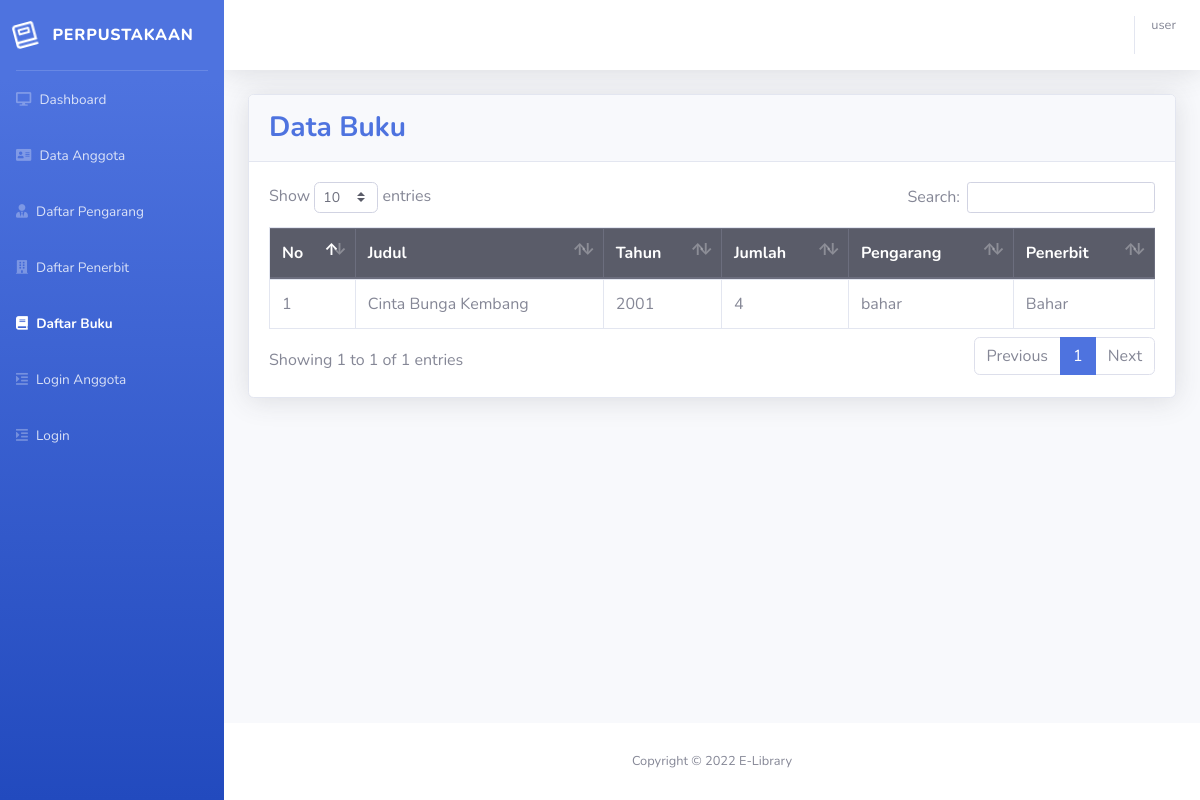
The app's page /buku.php with its own data.
### tables this page shows
CREATE TABLE `buku` (
  `id` int(11) NOT NULL,
  `kdbuku` varchar(15) NOT NULL,
  `judul` varchar(100) NOT NULL,
  `tahun` varchar(4) NOT NULL,
  `jumlah` int(5) NOT NULL,
  `idpeng` int(11) NOT NULL,
  `idpen` int(11) NOT NULL
);

CREATE TABLE `pengarang` (
  `idpeng` int(11) NOT NULL,
  `nm_pengarang` varchar(40) NOT NULL
);

CREATE TABLE `penerbit` (
  `idpen` int(11) NOT NULL,
  `penerbit` varchar(40) NOT NULL,
  `alamat` varchar(40) NOT NULL
);

### buku.php (the view, shortened to what this page needs)
<?php
include 'header.php';
?>
<div class="container-fluid">
  <div class="card shadow mb-4">
    <div class="card-header py-3">
      <h3 class="m-0 font-weight-bold text-primary">
        Data Buku
      </h3>
    </div>
    <div class="card-body">
      <div class="table-responsive">
        <table class="table table-bordered" id="dataTable" width="100%" cellspacing="0">
        <thead class="thead-dark">
            <tr>
              <th>No</th>
              <th>Judul</th>
              <th>Tahun</th>
              <th>Jumlah</th>
              <th>Pengarang</th>
              <th>Penerbit</th>
            </tr>
          </thead>
          <tbody>
            <?php $no = 1;
            $row = mysqli_query($conn,"SELECT * FROM buku a, pengarang b, penerbit c WHERE a.idpeng=b.idpeng AND a.idpen=c.idpen");
            while ($data = mysqli_fetch_assoc($row)) : ?>
              <tr >
                <td><?= $no; ?></td>
                <td><?= $data["judul"]; ?></td>
                <td><?= $data["tahun"]; ?></td>
                <td><?= $data["jumlah"]; ?></td>
                <td><?= $data["nm_pengarang"]; ?></td>
                <td><?= $data["penerbit"]; ?></td>
              </tr>
              <?php $no++; ?>
            <?php endwhile; ?>
          </tbody>
        </table>
      </div>
    </div>
  </div>
</div>
</div>
<?php include 'footer.php'; ?>

### records on screen
buku: judul "Cinta Bunga Kembang", tahun "2001", jumlah "4", idpeng.nm_pengarang "bahar", idpen.penerbit "Bahar"

### other values on screen
$nama "user"
